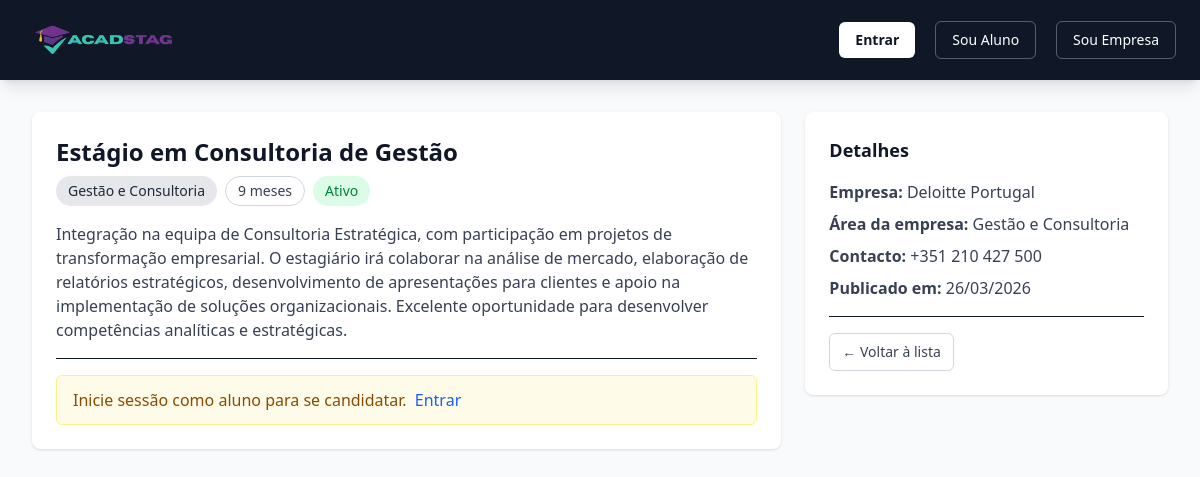
Page /estagios/8/ on the committed database.
### estagios/models.py (models this page shows, shortened)
class Estagio(models.Model):
    titulo = models.CharField(max_length=200)
    descricao = models.TextField()
    area = models.CharField(max_length=100)
    duracao_meses = models.IntegerField()
    ativo = models.BooleanField(default=True)
    data_criacao = models.DateTimeField(auto_now_add=True)
    empresa = models.ForeignKey(
        Empresa,
        on_delete=models.CASCADE,
        related_name="estagios"
    )

### empresas/models.py (models this page shows, shortened)
class Empresa(models.Model):
    user = models.OneToOneField(
        User,
        on_delete=models.CASCADE,
        related_name="empresa",
        limit_choices_to={"role": "EMPRESA"},
    )
    nome = models.CharField(max_length=200)
    area = models.CharField(max_length=120, blank=True)
    contacto = models.CharField(max_length=120, blank=True)
    morada = models.CharField(max_length=200, blank=True)
    nif = models.CharField(max_length=20, blank=True)

### estagios/views.py (the view)
# urls.py: path("estagios/<int:pk>/", views.estagio_detail, name="detail"),
def estagio_detail(request, pk):
    estagio = get_object_or_404(Estagio, pk=pk, ativo=True)
    context = {
        "estagio": estagio,
    }
    return render(request, "estagios/estagio_detail.html", context)

### templates/estagios/estagio_detail.html
{% extends "base.html" %}
{% block content %}
<div class="grid grid-cols-1 lg:grid-cols-3 gap-6">
  <div class="lg:col-span-2">
    <div class="bg-white shadow rounded-lg p-6">
      <h2 class="text-2xl font-semibold mb-2">
        {{ estagio.titulo }}
      </h2>
      <div class="flex gap-2 flex-wrap mb-4">
        <span class="inline-flex items-center rounded-full bg-gray-200 px-3 py-1 text-sm text-gray-800">
          {{ estagio.area }}
        </span>
        <span class="inline-flex items-center rounded-full border border-gray-300 px-3 py-1 text-sm text-gray-700 bg-white">
          {{ estagio.duracao_meses }} meses
        </span>
        {% if estagio.ativo %}
          <span class="inline-flex items-center rounded-full bg-green-100 text-green-700 px-3 py-1 text-sm">
            Ativo
          </span>
        {% else %}
          <span class="inline-flex items-center rounded-full bg-red-100 text-red-700 px-3 py-1 text-sm">
            Inativo
          </span>
        {% endif %}
      </div>
      <p class="text-gray-700 mb-4">
        {{ estagio.descricao }}
      </p>
      <div class="border-t pt-4">
        {% if user.is_authenticated and user.role == "ALUNO" %}
          <a
            class="inline-flex items-center rounded-md bg-blue-600 px-4 py-2 text-white hover:bg-blue-700 transition"
            href="{% url 'candidaturas:criar' estagio.id %}"
          >
            Candidatar-me
          </a>
        {% elif user.is_authenticated and user.role != "ALUNO" %}
          <div class="rounded-md border border-blue-200 bg-blue-50 px-4 py-3 text-blue-800">
            Apenas alunos podem candidatar-se a estágios.
          </div>
        {% else %}
          <div class="rounded-md border border-yellow-200 bg-yellow-50 px-4 py-3 text-yellow-800">
            Inicie sessão como aluno para se candidatar.
            <a class="text-blue-600 hover:underline ml-1" href="{% url 'accounts:login' %}">
              Entrar
            </a>
          </div>
        {% endif %}
      </div>
    </div>
  </div>
  <div>
    <div class="bg-white shadow rounded-lg p-6">
      <h5 class="text-lg font-semibold mb-4">Detalhes</h5>
      <p class="text-gray-700 mb-2">
        <b>Empresa:</b> {{ estagio.empresa.nome }}
      </p>
      {% if estagio.empresa.area %}
        <p class="text-gray-700 mb-2">
          <b>Área da empresa:</b> {{ estagio.empresa.area }}
        </p>
      {% endif %}
      {% if estagio.empresa.contacto %}
        <p class="text-gray-700 mb-2">
          <b>Contacto:</b> {{ estagio.empresa.contacto }}
        </p>
      {% endif %}
      <p class="text-gray-700 mb-4">
        <b>Publicado em:</b> {{ estagio.data_criacao|date:"d/m/Y" }}
      </p>
      <div class="border-t pt-4">
        <a
          class="inline-flex items-center rounded-md border border-gray-300 px-3 py-2 text-sm text-gray-700 hover:bg-gray-100 transition"
          href="{% url 'estagios:list' %}"
        >
          ← Voltar à lista
        </a>
      </div>
    </div>
  </div>
</div>
{% endblock %}

### rows in the picture
Estagio: titulo "Estágio em Consultoria de Gestão", area "Gestão e Consultoria", duracao_meses "9", descricao "Integração na equipa de Consultoria Estratégica, com participação em projetos de transformação empresarial. O estagiário irá colaborar na análise de mercado, elaboração de relatórios estratégicos, desenvolvimento de apresentações para clientes e apoio na implementação de soluções organizacionais. Excelente oportunidade para desenvolver competências analíticas e estratégicas.", empresa.nome "Deloitte Portugal", empresa.area "Gestão e Consultoria", empresa.contacto "+351 210 427 500", data_criacao "26/03/2026"
